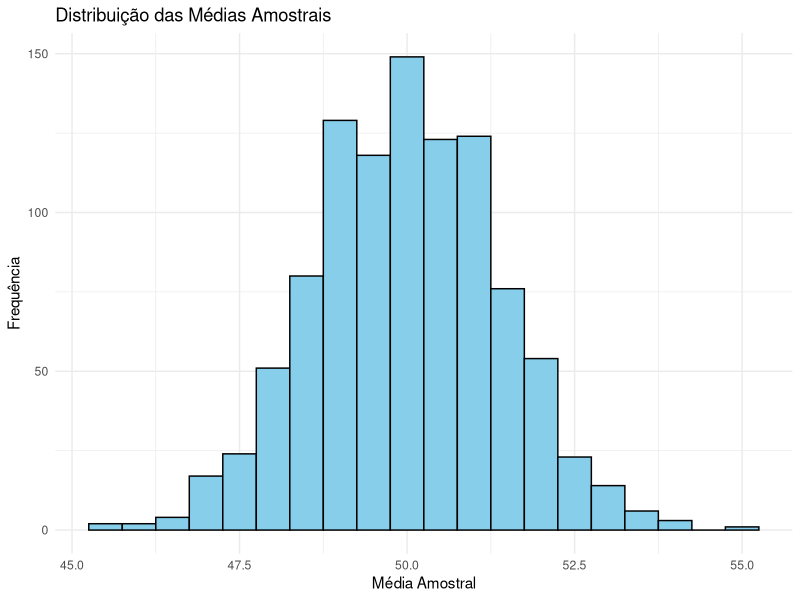
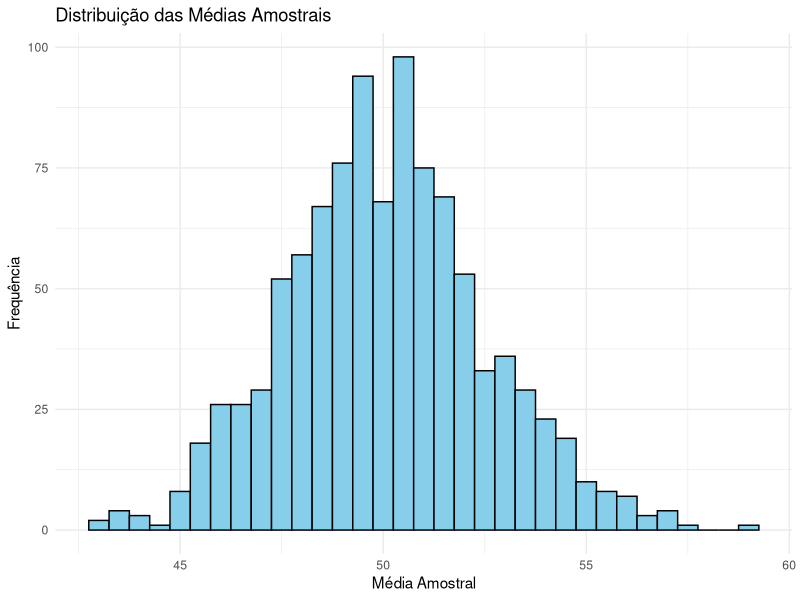
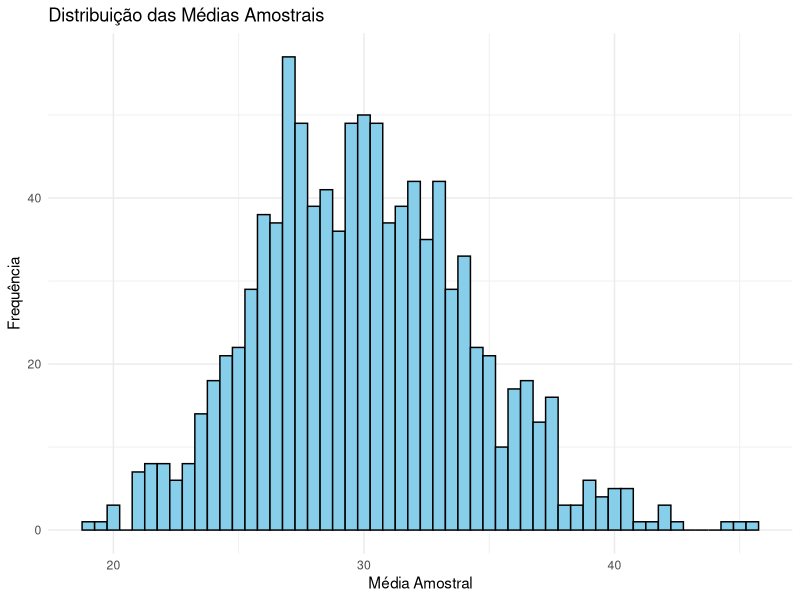

Source code (R) for these figures, in order:
## ---- chunk 1
knitr::opts_chunk$set(echo = TRUE)
## ---- chunk 2
canetas_pretas = 20
canetas_verdes = 30

total_canetas = canetas_pretas + canetas_verdes

canetas_nao_verdes = canetas_pretas / total_canetas 

sprintf("A probabilidade de não sair canetas verdes são : %s", canetas_nao_verdes)


## ---- chunk 3

pessoas_xadrez = 80
pessoas_damas = 120

uniao = (80 + 120) - 30 

total_pessoas = 200

probabilidade = uniao /  total_pessoas

sprintf("A probabilidade de sair uma pessoa que joga ambos os jogos são : %s", probabilidade)

## ---- chunk 4
transporte_publico <- 0.7
transporte_compartilhado <- 0.5
ambos <- 0.3

result <- ambos / transporte_publico

sprintf("A probabilidade de sair uma pessoa que já sabemos que ele usa o transporte público é  : %s", result)



## ---- chunk 5

total_pessoas_doenca <- 1000
pessoa_com_doenca <- 10
falso_positivo <- 40
verdadeiro_positivo <- 9

#P é Probabilidade
P_pessoa_doente <- pessoa_com_doenca/total_pessoas_doenca
P_pessoa_sem_doenca <- (total_pessoas_doenca - pessoa_com_doenca) / total_pessoas_doenca
P_teste_positivo_doenca_verdadeiro <- verdadeiro_positivo/pessoa_com_doenca
P_teste_positivo_sem_doenca_verdadeiro <- falso_positivo / (total_pessoas_doenca - pessoa_com_doenca)

#Probabilidade do test ser positivo 
forumula_P_B <- function(P_OR_B_A,P_A,P_OR_B_A_NEGATIVO,P_A_NEGATIVO){
  return((P_OR_B_A*P_A)+(P_OR_B_A_NEGATIVO*P_A_NEGATIVO))
} 

#Probabilidade de ser realmente positivo 
formula_bayes <- function(P_OR_B_A,P_A,P_B){
  return ((P_OR_B_A * P_A ) / P_B)
  
}


P_teste_ser_positivo <- forumula_P_B(P_teste_positivo_doenca_verdadeiro,P_pessoa_doente,P_teste_positivo_sem_doenca_verdadeiro,P_pessoa_sem_doenca ) 


P_ter_doenca_test_positivo <- formula_bayes(P_pessoa_doente,P_teste_positivo_doenca_verdadeiro,P_teste_ser_positivo)
  (P_pessoa_doente * P_teste_positivo_doenca_verdadeiro ) / P_teste_ser_positivo


sprintf("A probabilidade de sair uma pessoa que realmente tem a doença dado que ela recebeu um resultado positivo no teste é  : %s", P_ter_doenca_test_positivo)


## ---- chunk 6
library(ggplot2)
# 1 Gerar uma população com 10.000 valores seguindo uma distribuição normal com média mi=50 e desvio padrão alfa=10.
set.seed(123) # Para garantir a reprodutibilidade
populacao <- rnorm(10000, mean = 50, sd = 10)
head(populacao, 10)

# 2 Gerar uma população com 10.000 valores seguindo uma distribuição uniforme entre 20 e 80

populacao_2 <- runif(10000, min = 20, max = 80)
head(populacao_2, 10)

# 3  Gerar uma população com 10.000 valores seguindo uma distribuição exponencial com taxa delta=1/30

populacao_3 <- rexp(10000, rate = 1/30)
head(populacao_3, 10)

# 4 Para cada uma das populações acima, extrair 1.000 amostras, cada uma com 50 observações

numero_amostras <- 1000
tamanho_amostra <- 50

extrairAmostra <- function(populacao,numero_amostras,tamanho_amostra){
  guardar_amostras <- matrix(nrow = numero_amostras, ncol = tamanho_amostra)
  
  for(i in 1:numero_amostras) {
    guardar_amostras[i, ] <- sample(populacao, tamanho_amostra, replace = TRUE)
  }
  
  return(guardar_amostras)
}

amostra_1 <- extrairAmostra(populacao,numero_amostras,tamanho_amostra)
amostra_2 <- extrairAmostra(populacao_2,numero_amostras,tamanho_amostra)
amostra_3 <- extrairAmostra(populacao_3,numero_amostras,tamanho_amostra)

# 5 Calcular a média de cada uma das 1.000 amostras para cada tipo de população.

calculo_media_1 <- replicate(numero_amostras, mean(sample(populacao, tamanho_amostra, replace = TRUE)))
calculo_media_2 <-replicate(numero_amostras, mean(sample(populacao_2, tamanho_amostra, replace = TRUE)))
calculo_media_3 <-replicate(numero_amostras, mean(sample(populacao_3, tamanho_amostra, replace = TRUE)))

## ---- chunk 7
# 6 Plotar a distribuição das médias amostrais para cada tipo de população.
ggplot(data.frame(Medias = calculo_media_1), aes(x = Medias)) +
  geom_histogram(binwidth = 0.5, fill = "skyblue", color = "black") +
  theme_minimal() +
  ggtitle("Distribuição das Médias Amostrais") +
  xlab("Média Amostral") +
  ylab("Frequência")
## ---- chunk 8


ggplot(data.frame(Medias = calculo_media_2), aes(x = Medias)) +
  geom_histogram(binwidth = 0.5, fill = "skyblue", color = "black") +
  theme_minimal() +
  ggtitle("Distribuição das Médias Amostrais") +
  xlab("Média Amostral") +
  ylab("Frequência")
## ---- chunk 9
ggplot(data.frame(Medias = calculo_media_3), aes(x = Medias)) +
  geom_histogram(binwidth = 0.5, fill = "skyblue", color = "black") +
  theme_minimal() +
  ggtitle("Distribuição das Médias Amostrais") +
  xlab("Média Amostral") +
  ylab("Frequência")

